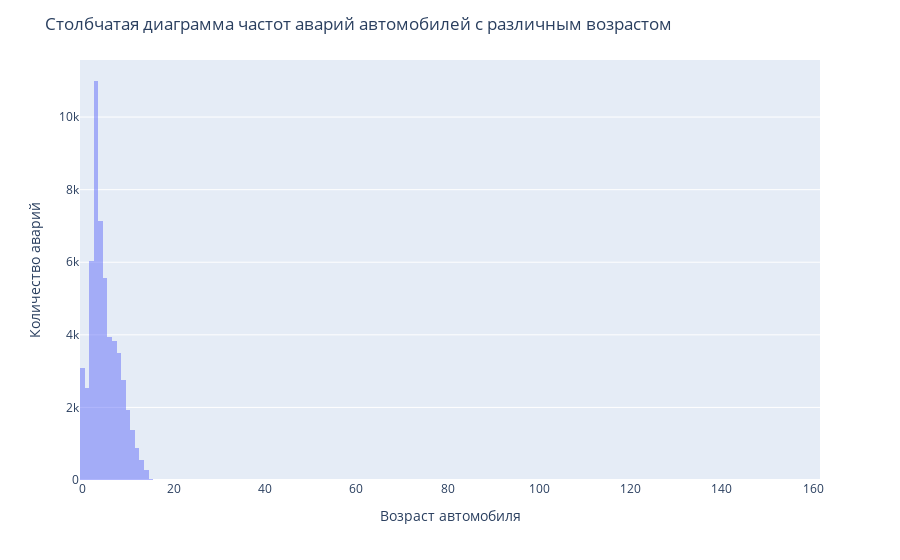

The cell this chart's notebook holds for it:
### Markdown cell above
#### Возраст автомобиля `'vehicle_age'`

### Code cell
fig = px.histogram(df_raw, x='vehicle_age', nbins=200, barmode='overlay', 
                   labels={'at_fault': 'Виновник происшествия'})
fig.update_layout(
    title='Столбчатая диаграмма частот аварий автомобилей с различным возрастом', 
    xaxis_title='Возраст автомобиля',
    yaxis_title='Количество аварий')
iplot(fig)

print('Количество выбросов:', output_number_emissions_(df_raw, 'vehicle_age'))

df_raw.vehicle_age.describe(percentiles=[.25,.75]).round(1)

### Figure 1 — Plotly figure (JSON) as saved in the notebook; plotly's stock layout.template omitted (floating-point values rounded to 4 significant figures; data arrays with more than 128 entries replaced by an {"elided": "..."} marker saying what was removed)
{"data": [{"alignmentgroup": "True", "bingroup": "x", "hovertemplate": "vehicle_age=%{x}<br>count=%{y}<extra></extra>", "legendgroup": "", "marker": {"color": "#636efa", "opacity": 0.5, "pattern": {"shape": ""}}, "name": "", "nbinsx": 200, "offsetgroup": "", "orientation": "v", "showlegend": false, "type": "histogram", "x": {"elided": "54470 int values"}, "xaxis": "x", "yaxis": "y"}], "layout": {"barmode": "overlay", "legend": {"tracegroupgap": 0}, "margin": {"t": 60}, "title": {"text": "Столбчатая диаграмма частот аварий автомобилей с различным возрастом"}, "xaxis": {"anchor": "y", "domain": [0, 1], "title": {"text": "Возраст автомобиля"}}, "yaxis": {"anchor": "x", "domain": [0, 1], "title": {"text": "Количество аварий"}}}}
